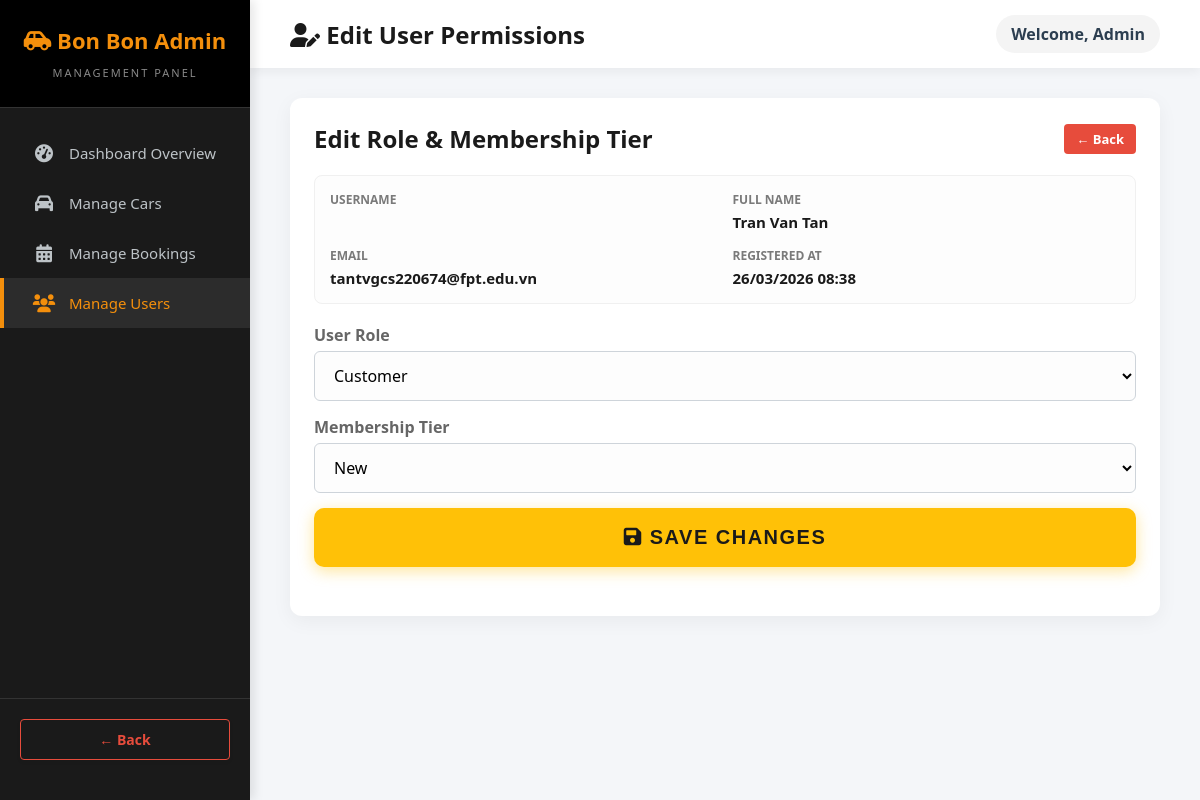
The page /index.php?action=admin_edit_user&id=11 (signed in) on the database its author committed.
### tables this page shows
CREATE TABLE `users` (
  `id` int(11) NOT NULL,
  `fullname` varchar(100) NOT NULL,
  `email` varchar(150) NOT NULL,
  `phone` varchar(20) NOT NULL,
  `password_hash` varchar(255) NOT NULL,
  `address` varchar(255) DEFAULT NULL,
  `avatar_url` varchar(255) DEFAULT NULL,
  `role` enum('admin','customer') DEFAULT 'customer',
  `is_active` tinyint(1) DEFAULT 0,
  `created_at` timestamp NOT NULL DEFAULT current_timestamp(),
  `updated_at` timestamp NOT NULL DEFAULT current_timestamp() ON UPDATE current_timestamp(),
  `membership_tier` enum('new','loyal','vip') DEFAULT 'new',
  `otp_code` varchar(6) DEFAULT NULL,
  `is_verified` tinyint(1) DEFAULT 0
);

### datafunctions/user_functions.php (called while the page is built, shortened)
<?php
function getUserById(PDO $db, int $id) {
    try {
        $stmt = $db->prepare("SELECT * FROM users WHERE id = :id");
        $stmt->execute([':id' => $id]);
        return $stmt->fetch(PDO::FETCH_ASSOC);
    } catch (PDOException $e) {
        error_log("getUserById Error: " . $e->getMessage());
        return false;
    }
}

### views/admin/user_form.php (the view, shortened to what this page needs)
<!DOCTYPE html>
<html lang="en">
<head>
    <link href="https://cdnjs.cloudflare.com/ajax/libs/font-awesome/6.0.0/css/all.min.css" rel="stylesheet">
    <link rel="stylesheet" href="css/style.css">
</head>
<body>
    <div class="sidebar">
        <div class="sidebar-header">
            <h2><i class="fas fa-car-side"></i> Bon Bon Admin</h2>
            <span>Management Panel</span>
        </div>
        <div class="sidebar-nav">
            <a href="index.php?action=admin_dashboard"><i class="fas fa-tachometer-alt"></i> Dashboard Overview</a>
            <a href="index.php?action=admin_cars"><i class="fas fa-car"></i> Manage Cars</a>
            <a href="index.php?action=admin_bookings"><i class="fas fa-calendar-alt"></i> Manage Bookings</a>
            <a href="index.php?action=admin_users" class="active"><i class="fas fa-users"></i> Manage Users</a>
        </div>
        <div class="sidebar-footer">
            <a href="index.php?action=home" class="btn-back" onclick="if (window.history.length > 1) { event.preventDefault(); window.history.back(); }">&larr; Back</a>
        </div>
    </div>
    <div class="main-content">
        <div class="top-navbar">
            <h1><i class="fas fa-user-edit"></i> Edit User Permissions</h1>
            <div class="admin-profile">
                <span style="font-weight: bold; color: #2c3e50;">Welcome, <?= htmlspecialchars($_SESSION['user']['username'] ?? 'Admin') ?></span>
            </div>
        </div>
        <div class="content-body">
            <div class="form-container">
                <div class="form-header">
                    <h2>Edit Role & Membership Tier</h2>
                    <a href="index.php?action=admin_users" class="btn-cancel" onclick="if (window.history.length > 1) { event.preventDefault(); window.history.back(); }">&larr; Back</a>
                </div>
                <form action="index.php?action=admin_edit_user&id=<?= $user['id'] ?>" method="POST">
                    <div class="info-grid">
                        <div class="info-col">
                            <span class="info-label">Username</span>
                        </div>
                        <div class="info-col">
                            <span class="info-label">Full Name</span>
                            <span class="info-val"><?= htmlspecialchars($user['fullname'] ?? '') ?></span>
                        </div>
                        <div class="info-col">
                            <span class="info-label">Email</span>
                            <span class="info-val"><?= htmlspecialchars($user['email'] ?? '') ?></span>
                        </div>
                        <div class="info-col">
                            <span class="info-label">Registered At</span>
                            <span class="info-val"><?= date('d/m/Y H:i', strtotime($user['created_at'] ?? 'now')) ?></span>
                        </div>
                    </div>
                    <div class="form-group">
                        <label for="role">User Role</label>
                        <select name="role" id="role" class="form-control" required>
                            <option value="customer" <?= (($user['role'] ?? '') === 'customer') ? 'selected' : '' ?>>Customer</option>
                        </select>
                    </div>
                    <div class="form-group">
                        <label for="tier">Membership Tier</label>
                        <select name="membership_tier" id="tier" class="form-control" required>
                            <option value="new" <?= (($user['membership_tier'] ?? '') === 'new') ? 'selected' : '' ?>>New</option>
                        </select>
                    </div>
                    <button type="submit" class="btn-submit"><i class="fas fa-save"></i> Save Changes</button>
                </form>
            </div>
        </div>
    </div>
</body>
</html>

### rows shown on the page
users: fullname "Tran Van Tan", email "tantvgcs220674@fpt.edu.vn", created_at "26/03/2026 08:38", role "Customer", membership_tier "New"

### other values the page prints
$_SESSION['user']['username'] "Admin"
